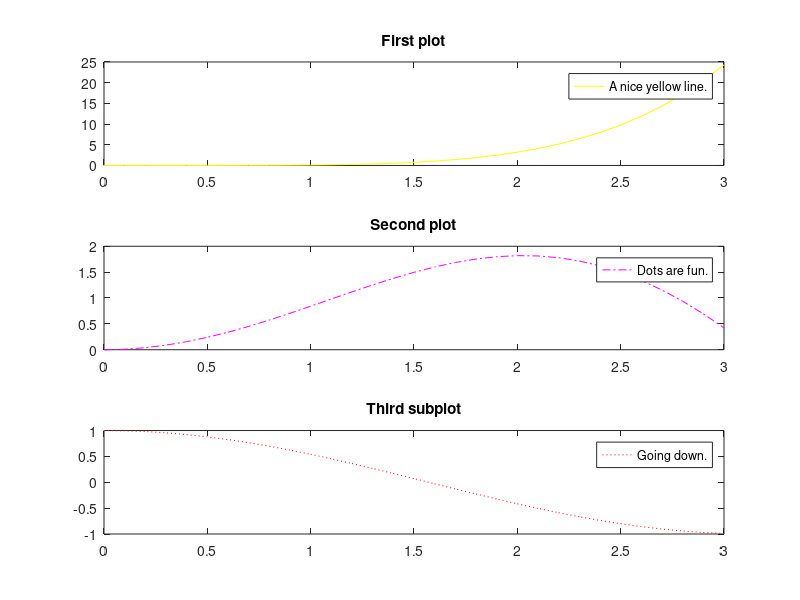

The MATLAB source for this figure:
x = 0:0.1:3;

f1 = x.^5/10;
f2 = x.*sin(x);
f3 = cos(x);

subplot(3,1,1)
plot(x, f1, '-y')
title('First plot')
legend('A nice yellow line.')

subplot(3,1,2)
plot(x, f2, '-.m')
title('Second plot')
legend('Dots are fun.')

subplot(3,1,3)
plot(x, f3, ':r')
title('Third subplot')
legend('Going down.')
